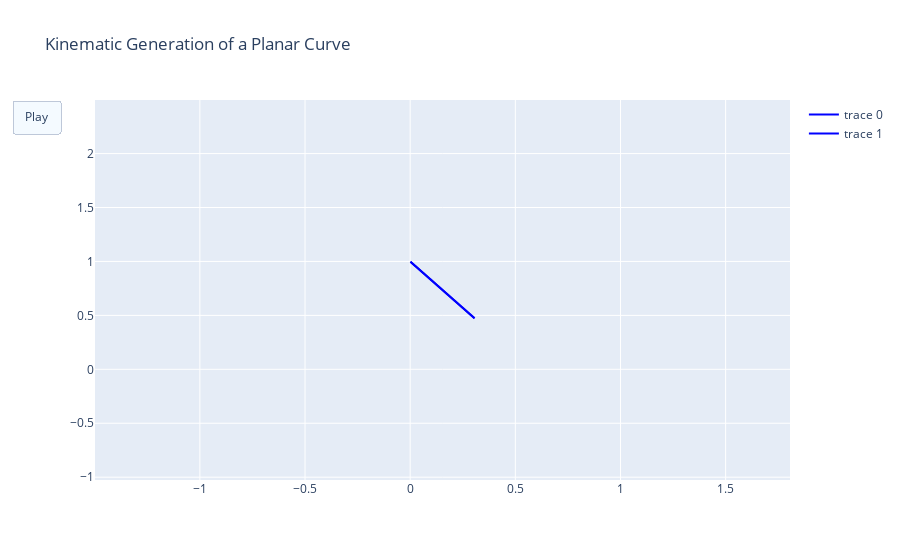

The code cell stored with this chart in its notebook:
### Code cell
xm = np.min(theta_1_vals) - 1.5
xM = np.max(theta_1_vals) + 1.5
ym = np.min(theta_0_vals) - 1.5
yM = np.max(theta_0_vals) + 1.5
N = 50
s = np.linspace(-1, 1, N)
xx = s + s ** 2
yy = s - s ** 2


# Create figure
fig = go.Figure(
    data=[go.Scatter(x=theta_1_vals, y=theta_0_vals,
                     mode="lines",
                     line=dict(width=2, color="blue")),
          go.Scatter(x=theta_1_vals, y=theta_0_vals,
                     mode="lines",
                     line=dict(width=2, color="blue"))],
    layout=go.Layout(
        xaxis=dict(range=[xm, xM], autorange=False, zeroline=False),
        yaxis=dict(range=[ym, yM], autorange=False, zeroline=False),
        title_text="Kinematic Generation of a Planar Curve", hovermode="closest",
        updatemenus=[dict(type="buttons",
                          buttons=[dict(label="Play",
                                        method="animate",
                                        args=[None])])]),
    frames=[go.Frame(
        data=[go.Scatter(
            x=[xx[k]],
            y=[yy[k]],
            mode="markers",
            marker=dict(color="red", size=10))])

        for k in range(N)]
)

fig.show()
